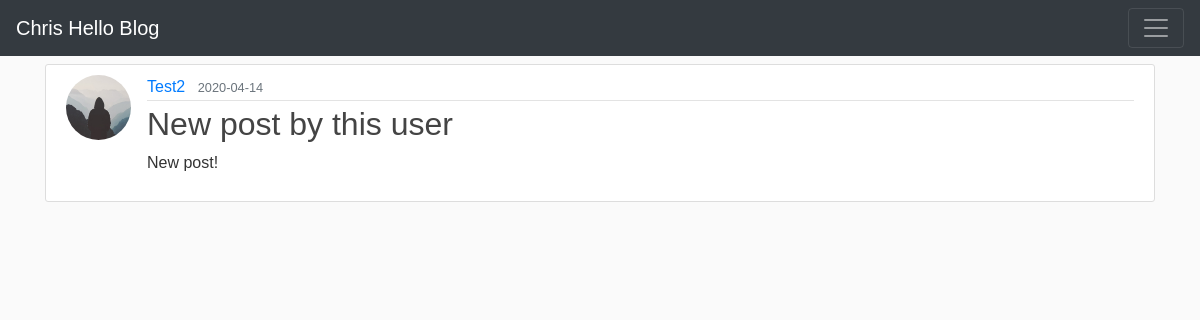
The page /post/51 on the database its author committed.
### flaskblog/models.py (models this page shows, shortened)
class User(db.Model, UserMixin):
    id = db.Column(db.Integer, primary_key=True)
    username = db.Column(db.String(20), unique=True, nullable = False) #max length 20, must be unique
    email = db.Column(db.String(120), unique=True, nullable = False)
    image_file = db.Column(db.String(20), nullable = False, default='default.jpg') #length 20 because it'll hold the hash of their image
    password = db.Column(db.String(60), nullable = False)
    posts = db.relationship('Post', backref = 'author', lazy = True) # relationship, not a column!

class Post(db.Model):
    id = db.Column(db.Integer, primary_key = True)
    title = db.Column(db.String(100), nullable = False) #cant be null, must exist
    content = db.Column(db.Text, nullable = False)
    date_posted = db.Column(db.DateTime, nullable = False, default = datetime.utcnow)
    user_id = db.Column(db.Integer, db.ForeignKey('user.id'), nullable = False) # relates to the 'id' column of 'user' table (which explains the lowercase 'user')

### flaskblog/posts/routes.py (the view)
@p.route('/post/<int:id>') # View a singular post. Corey Schafer new post style.
def post(id):
    post = Post.query.get_or_404(id)
    return render_template('post.html', title = post.title, post = post)

### flaskblog/templates/post.html (shortened to what this page needs)
{% extends 'base.html' %}
{% block body %}
<article class="media content-section">
    <img class="rounded-circle article-img" src="{{ url_for('static', filename='profile_pics/' + post.author.image_file) }}">
    <div class="media-body">
      <div class="article-metadata">
        <a class="mr-2" href="{{ url_for('users.user_posts', username=post.author.username) }}">{{ post.author.username }}</a>
        <small class="text-muted">{{ post.date_posted.strftime('%Y-%m-%d') }}</small>
      </div>
      <h2 class="article-title">{{ post.title }}</h2>
      <p class="article-content">{{ post.content }}</p>
    </div>
  </article>
{% endblock %}

### flaskblog/static/main.css (style rules this page uses)
body { background: #fafafa; color: #333333; margin-top: 0rem; font-family: Helvetica; }
h1, h2, h3, h4, h5, h6 { color: #444444; }
.content-section { background: #ffffff; padding: 10px 20px; border: 1px solid #dddddd; border-radius: 3px; margin-bottom: 20px; }
.article-title { color: #444444; }
.article-content { white-space: pre-line; }
.article-img { height: 65px; width: 65px; margin-right: 16px; }
.article-metadata { padding-bottom: 1px; margin-bottom: 4px; border-bottom: 1px solid #e3e3e3 }

### rows shown on the page
User: image_file (placeholder picture), author.username "Test2"
Post: date_posted "2020-04-14", title "New post by this user", content "New post!"
